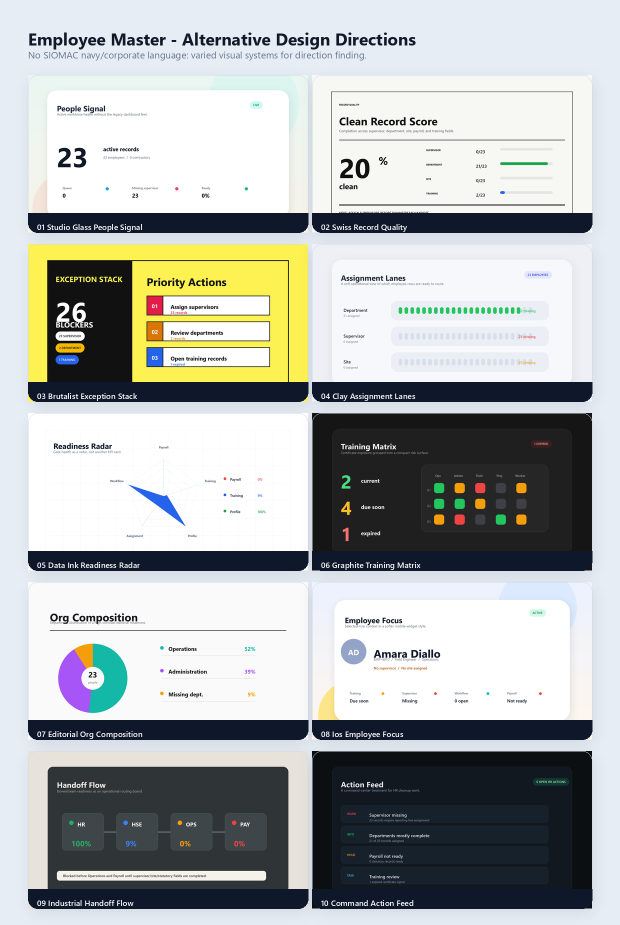
#> input picture docs/mockups/employee-master-alt-design-widgets-sheet.png, 1240 x 1850 px, given in place of 3-58-05 Advanced Attendance & Location Management System.png, which was not available (shown at 1/2 size)
$ python generate_employee_master_professional_mockup.py
#> lines starting #> are read from the running program, lines starting #| are printed output that depends on the picture; pictures that were not available may be replaced by others from this repository, and a replacement may not be noted
from pathlib import Path

from PIL import Image, ImageDraw, ImageFilter, ImageFont


BASE = Path("C:/Users/MSI Laptop/Downloads/Screenshot 2026-06-28 at 13-58-05 Advanced Attendance & Location Management System.png")
OUT = Path(__file__).resolve().parent / "hr-employee-master-professional-dashboard-mockup.png"

BG = "#F5F8FC"
CARD = "#FFFFFF"
CARD_2 = "#F8FAFD"
LINE = "#DCE6F2"
INK = "#14213A"
MUTED = "#627491"
NAVY = "#172B55"
NAVY_2 = "#203B68"
NAVY_3 = "#2D4774"
BLUE = "#4EA1FF"
GREEN = "#21B47B"
AMBER = "#E29500"
RED = "#E03131"
SOFT_WHITE = "#EEF4FF"


def font_path(weight: str) -> str | None:
#> called with weight = 'bold'
    root = Path("C:/Windows/Fonts")
    candidates = {
        "regular": ["segoeui.ttf", "arial.ttf"],
        "semibold": ["seguisb.ttf", "arialbd.ttf"],
        "bold": ["segoeuib.ttf", "arialbd.ttf"],
    }[weight]
    for name in candidates:
        p = root / name
        if p.exists():
            return str(p)
    return None


def f(size: int, weight: str = "regular"):
    path = font_path(weight)
    return ImageFont.truetype(path, size) if path else ImageFont.load_default()


FONT = {
    "eyebrow": f(15, "bold"),
    "h2": f(34, "bold"),
    "h3": f(27, "bold"),
    "h4": f(22, "bold"),
    "body": f(21),
    "body_sb": f(21, "semibold"),
    "small": f(17),
    "small_sb": f(17, "semibold"),
    "tiny": f(14, "bold"),
    "metric": f(56, "bold"),
    "metric_sm": f(42, "bold"),
}


def rr(draw: ImageDraw.ImageDraw, x: int, y: int, w: int, h: int, r: int = 24, fill=None, outline=None, width: int = 2):
    draw.rounded_rectangle([x, y, x + w, y + h], radius=r, fill=fill, outline=outline, width=width if outline else 1)


def txt(draw: ImageDraw.ImageDraw, x: int, y: int, value: str, font, fill=INK, anchor="la"):
    draw.text((x, y), value, font=font, fill=fill, anchor=anchor)


def line(draw: ImageDraw.ImageDraw, points, fill=LINE, width=2):
    draw.line(points, fill=fill, width=width)


def shadow_card(base: Image.Image, x: int, y: int, w: int, h: int, r: int, fill: str, outline: str | None = None):
    overlay = Image.new("RGBA", base.size, (0, 0, 0, 0))
    od = ImageDraw.Draw(overlay)
    od.rounded_rectangle([x + 4, y + 8, x + w + 4, y + h + 8], radius=r, fill=(22, 36, 60, 20))
    overlay = overlay.filter(ImageFilter.GaussianBlur(8))
    base.alpha_composite(overlay)
    d = ImageDraw.Draw(base)
    rr(d, x, y, w, h, r, fill=fill, outline=outline)


def pill(draw: ImageDraw.ImageDraw, x: int, y: int, label: str, fg: str, bg: str, h: int = 34, pad: int = 16):
    bbox = draw.textbbox((0, 0), label, font=FONT["small_sb"])
    w = bbox[2] - bbox[0] + pad * 2
    rr(draw, x, y, w, h, h // 2, fill=bg)
    txt(draw, x + w // 2, y + h // 2, label, FONT["small_sb"], fg, anchor="mm")
    return w


def progress(draw: ImageDraw.ImageDraw, x: int, y: int, w: int, pct: float, color: str, bg="#E7EDF6", h: int = 12):
    rr(draw, x, y, w, h, h // 2, fill=bg)
    if pct > 0:
        rr(draw, x, y, max(7, int(w * pct / 100)), h, h // 2, fill=color)


def stat_card(draw: ImageDraw.ImageDraw, x: int, y: int, w: int, title: str, value: str, sub: str, foot: str, tone=NAVY):
    rr(draw, x, y, w, 142, 22, fill=CARD, outline=LINE)
    txt(draw, x + 28, y + 36, title, FONT["body_sb"], INK, anchor="lm")
    txt(draw, x + 28, y + 92, value, FONT["metric_sm"], tone, anchor="lm")
    txt(draw, x + 118, y + 86, sub, FONT["small"], MUTED, anchor="lm")
    txt(draw, x + 28, y + 120, foot, FONT["small"], MUTED, anchor="lm")


def dark_row(draw: ImageDraw.ImageDraw, x: int, y: int, label: str, value: str, pct: float, color: str, w: int = 330):
    rr(draw, x, y + 3, 12, 12, 6, fill=color)
    txt(draw, x + 24, y + 10, label, FONT["small_sb"], "#D9E4F5", anchor="lm")
    txt(draw, x + 230, y + 10, value, FONT["small_sb"], "#FFFFFF", anchor="rm")
    progress(draw, x + 252, y + 4, w, pct, color, "#334D7C", 11)


def dark_metric(draw: ImageDraw.ImageDraw, x: int, y: int, label: str, value: str, note: str, tone="#FFFFFF"):
    rr(draw, x, y, 238, 118, 18, fill=NAVY_2, outline="#3A5483")
    txt(draw, x + 22, y + 34, label.upper(), FONT["tiny"], "#AFC0D8", anchor="lm")
    txt(draw, x + 22, y + 76, value, FONT["metric_sm"], tone, anchor="lm")
    txt(draw, x + 22, y + 102, note, FONT["small"], "#AFC0D8", anchor="lm")


def sparkline(draw: ImageDraw.ImageDraw, x: int, y: int, w: int, h: int, values: list[int], color=BLUE):
    if not values:
        values = [23, 23, 23, 23, 23, 23]
    lo, hi = min(values), max(values)
    span = max(1, hi - lo)
    pts = []
    for i, v in enumerate(values):
        px = x + int(i * w / max(1, len(values) - 1))
        py = y + h - int((v - lo) * h / span) - 8
        pts.append((px, py))
    line(draw, [(x, y + h), (x + w, y + h)], "#3A5483", 2)
    line(draw, pts, color, 5)
    for px, py in pts:
        rr(draw, px - 4, py - 4, 8, 8, 4, fill=color)


def donut(draw: ImageDraw.ImageDraw, cx: int, cy: int, r: int, pct: float, color: str, bg="#415983"):
    box = [cx - r, cy - r, cx + r, cy + r]
    draw.arc(box, 0, 360, fill=bg, width=18)
    if pct > 0:
        draw.arc(box, -90, -90 + 360 * pct / 100, fill=color, width=18)
    txt(draw, cx, cy - 4, f"{round(pct)}%", FONT["h3"], "#FFFFFF", anchor="mm")
    txt(draw, cx, cy + 28, "ready", FONT["small"], "#AFC0D8", anchor="mm")


def draw_professional():
    base = Image.open(BASE).convert("RGBA")
    draw = ImageDraw.Draw(base)

    # Replace the current widget zone only; keep the real Employee Master header, controls, and table.
    draw.rectangle([70, 392, 3055, 1018], fill=BG)

    stat_card(draw, 90, 420, 680, "Active Workforce", "23", "active people", "23 employees - 0 contractors")
    stat_card(draw, 800, 420, 680, "HR Work Queue", "0", "open actions", "No submitted or in-review changes")
    stat_card(draw, 1510, 420, 680, "Payroll Readiness", "0%", "ready", "0 payroll ready - 2 training current", RED)
    stat_card(draw, 2220, 420, 680, "Exceptions", "26", "blocking items", "Supervisor 23 - Department 2 - Training 1", RED)

    # Rich navy widget 1: the real dashboard-stats contract.
    shadow_card(base, 90, 604, 1396, 388, 28, NAVY, "#36507C")
#> in shadow_card, `overlay = overlay.filter(ImageFilter.GaussianBlur(8))`:
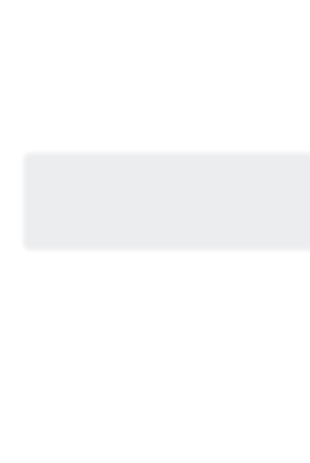
#> overlay: PIL image 1240x1850 RGBA (shown at 1/4 size); mean R, G, B, A 4.3, 7, 11.7, 3.9; transparent parts drawn white
#> in shadow_card, `base.alpha_composite(overlay)`:
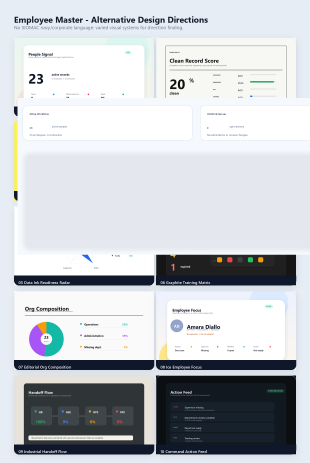
#> base: PIL image 1240x1850 RGBA (shown at 1/4 size); mean R, G, B, A 195.2, 198.8, 203.1, 255
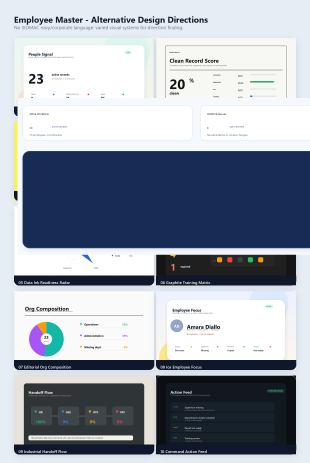
#> base: PIL image 1240x1850 RGBA (shown at 1/4 size); mean R, G, B, A 155.3, 162.2, 173.5, 255
    draw = ImageDraw.Draw(base)
    txt(draw, 130, 652, "Workforce Command", FONT["h2"], "#FFFFFF")
    txt(draw, 130, 690, "A single command view for workforce size, readiness, HR actions, and trend movement.", FONT["small"], "#B7C7DD")
    pill(draw, 1248, 638, "Live data", "#DCEBFF", "#2D4774", 34, 16)

    dark_metric(draw, 130, 742, "Headcount", "23", "active records")
    dark_metric(draw, 392, 742, "Employees", "23", "employee records")
    dark_metric(draw, 654, 742, "Contractors", "0", "no contractors")
    dark_metric(draw, 916, 742, "HR Queue", "0", "urgent actions")

    rr(draw, 1182, 742, 252, 214, 20, fill=NAVY_2, outline="#3A5483")
    txt(draw, 1210, 778, "6-month headcount", FONT["small_sb"], "#D9E4F5")
    sparkline(draw, 1210, 830, 192, 78, [23, 23, 23, 23, 23, 23])
    txt(draw, 1210, 932, "Stable active workforce", FONT["small"], "#AFC0D8")

    txt(draw, 130, 920, "Operational lenses", FONT["small_sb"], "#D9E4F5")
    x = 130
    for label in ["Status", "Department", "Employment type", "Training"]:
        x += pill(draw, x, 946, label, "#DCEBFF", "#314D7A", 32, 14) + 10
#> this loop made 4 passes
#> x on passes 1 to 4: 196, 290, 409, 488
#> after the loop, x = 488

    # Rich navy widget 2: fields exposed by list rows and the existing insight widgets.
    shadow_card(base, 1522, 604, 1378, 388, 28, NAVY, "#36507C")
    draw = ImageDraw.Draw(base)
    txt(draw, 1562, 652, "Assignment & Readiness Health", FONT["h2"], "#FFFFFF")
    txt(draw, 1562, 690, "Assignment completeness, department coverage, payroll readiness, and training signals.", FONT["small"], "#B7C7DD")
    pill(draw, 2600, 638, "Register insights", "#DCEBFF", "#2D4774", 34, 16)

    rr(draw, 1562, 742, 272, 214, 20, fill=NAVY_2, outline="#3A5483")
    txt(draw, 1698, 782, "0%", FONT["metric"], "#FFFFFF", anchor="mm")
    txt(draw, 1698, 824, "payroll ready", FONT["small_sb"], "#B7C7DD", anchor="mm")
    donut(draw, 1698, 884, 46, 0, GREEN)

    rr(draw, 1870, 742, 470, 214, 20, fill=NAVY_2, outline="#3A5483")
    txt(draw, 1900, 780, "Exception mix", FONT["body_sb"], "#FFFFFF")
    dark_row(draw, 1900, 830, "Missing supervisor", "23", 100, RED, 160)
    dark_row(draw, 1900, 876, "Missing department", "2", 9, AMBER, 160)
    dark_row(draw, 1900, 922, "Training expired", "1", 4, BLUE, 160)

    rr(draw, 2376, 742, 472, 214, 20, fill=NAVY_2, outline="#3A5483")
    txt(draw, 2406, 780, "Workforce insights", FONT["body_sb"], "#FFFFFF")
    insight = [
        ("Department Distribution", "by assigned department"),
        ("Demographics", "age, tenure, worker type"),
        ("Training Status", "certificate rollup"),
    ]
    for i, (name, desc) in enumerate(insight):
        yy = 826 + i * 42
        rr(draw, 2406, yy - 10, 12, 12, 6, fill=[GREEN, BLUE, AMBER][i])
        txt(draw, 2428, yy - 14, name, FONT["small_sb"], "#FFFFFF")
        txt(draw, 2660, yy - 14, desc, FONT["small"], "#AFC0D8")

    txt(draw, 1562, 968, "Profile review, assignment update, status change, statutory follow-up.", FONT["small_sb"], "#D9E4F5")

    base.convert("RGB").save(OUT, quality=95)
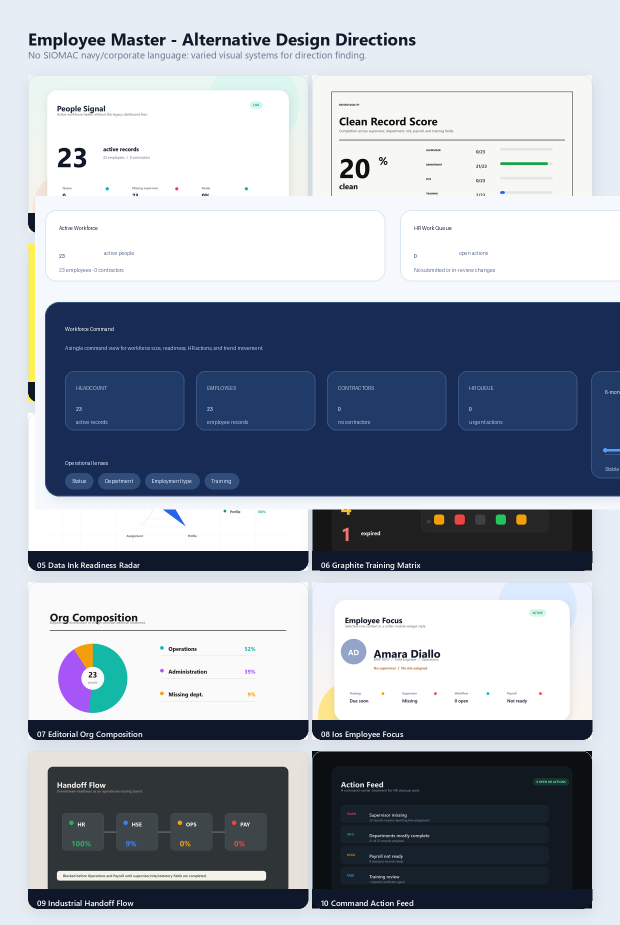
#> saved as hr-employee-master-professional-dashboard-mockup.png: PIL image 1240x1850 RGB (shown at 1/2 size); mean R, G, B 156.2, 163.5, 175
    return OUT


if __name__ == "__main__":
    print(draw_professional())

$ run again, on docs/mockups/employee-master-ios26-inspired-widgets-sheet.png
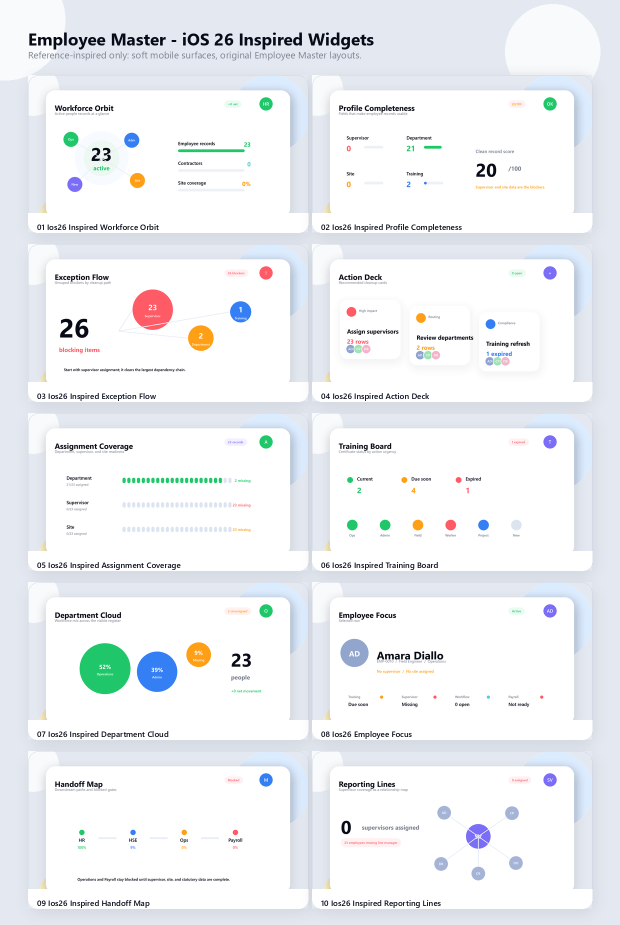
#> input picture docs/mockups/employee-master-ios26-inspired-widgets-sheet.png, 1240 x 1850 px, given in place of 3-58-05 Advanced Attendance & Location Management System.png, which was not available (shown at 1/2 size)
#> in draw_professional, `shadow_card(base, 90, 604, 1396, 388, 28, NAVY, "#36507C")`:
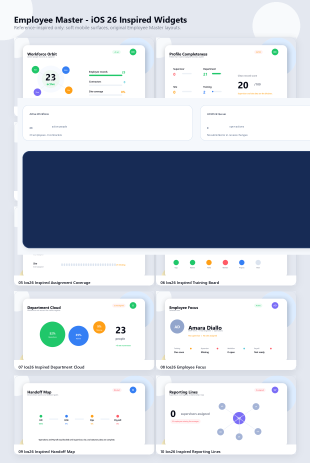
#> base: PIL image 1240x1850 RGBA (shown at 1/4 size); mean R, G, B, A 196, 202.4, 213.1, 255
#> the loop in draw_professional, `for label in ["Status", "Department", "Employment type", "Training"]:` made 4 passes
#> x on passes 1 to 4: 196, 290, 409, 488
#> after the loop in draw_professional, `for label in ["Status", "Department", "Employment type", "Training"]:`: x = 488
#> in draw_professional, `base.convert("RGB").save(OUT, quality=95)`:
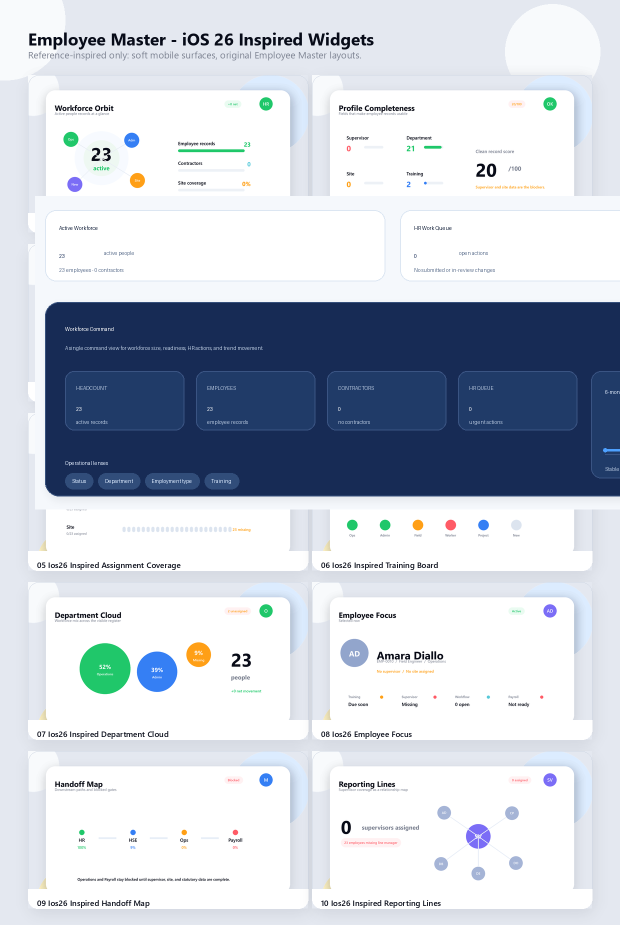
#> saved as hr-employee-master-professional-dashboard-mockup.png: PIL image 1240x1850 RGB (shown at 1/2 size); mean R, G, B 196.9, 203.7, 214.6

$ run again, on docs/mockups/employee-master-ios26-widgets-sheet.png
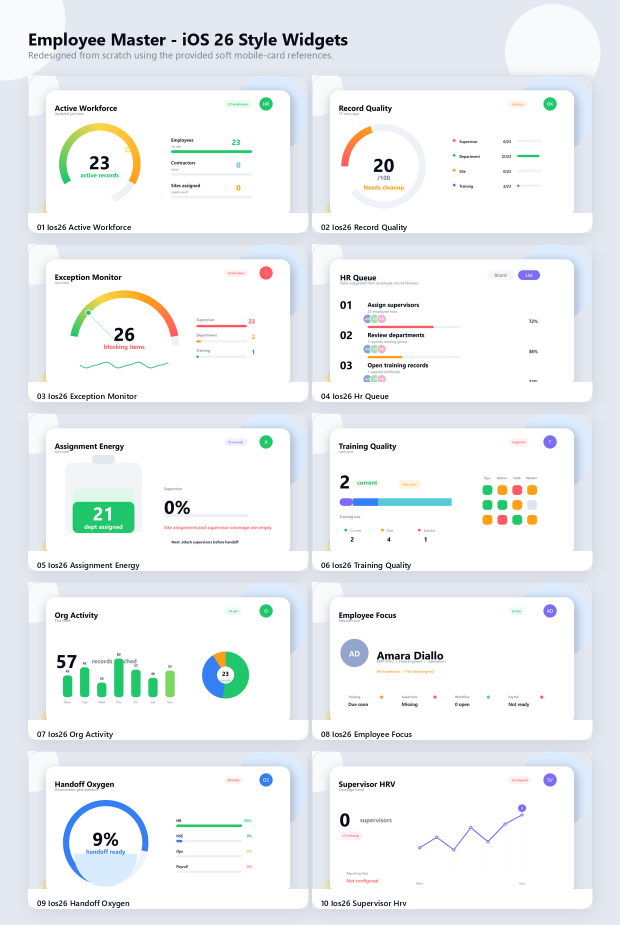
#> input picture docs/mockups/employee-master-ios26-widgets-sheet.png, 1240 x 1850 px, given in place of 3-58-05 Advanced Attendance & Location Management System.png, which was not available (shown at 1/2 size)
#> in draw_professional, `shadow_card(base, 90, 604, 1396, 388, 28, NAVY, "#36507C")`:
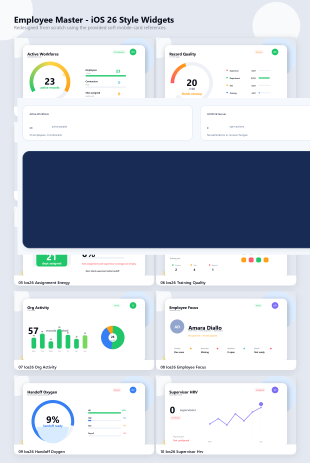
#> base: PIL image 1240x1850 RGBA (shown at 1/4 size); mean R, G, B, A 195.5, 202.4, 212.6, 255
#> the loop in draw_professional, `for label in ["Status", "Department", "Employment type", "Training"]:` made 4 passes
#> x on passes 1 to 4: 196, 290, 409, 488
#> after the loop in draw_professional, `for label in ["Status", "Department", "Employment type", "Training"]:`: x = 488
#> in draw_professional, `base.convert("RGB").save(OUT, quality=95)`:
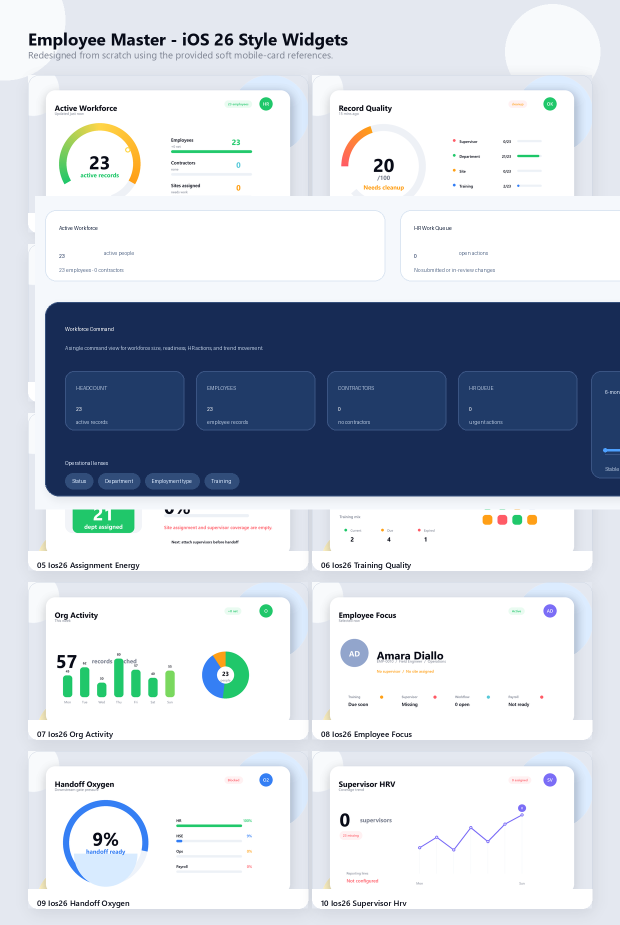
#> saved as hr-employee-master-professional-dashboard-mockup.png: PIL image 1240x1850 RGB (shown at 1/2 size); mean R, G, B 196.4, 203.7, 214.1
